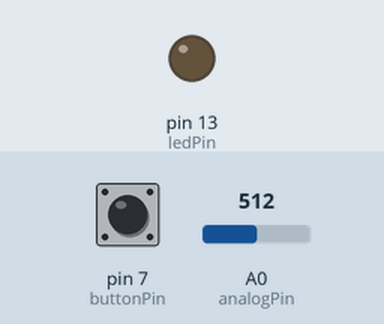
Bench run of a sketch on a simulated Arduino Uno, built with avr-gcc and run on an emulated ATmega328P. Parts: output pins drawn as LEDs (lit = HIGH). Inputs (shaded band) come from the test bench; at power-on: pin 7 (buttonPin) LOW, A0 (analogPin) = 512. What the sketch prints to the serial monitor is not drawn.

Above: at 1.2 s.
1.3 s: pin 7 (buttonPin) pulled HIGH for 0.15 s
At 1.5 s:
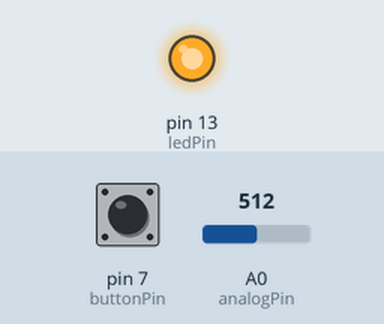
5.1 s: pin 7 (buttonPin) pulled HIGH for 3.2 s
At 9.1 s:
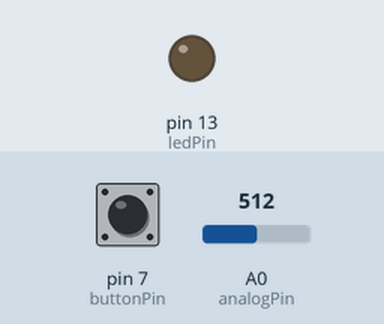
Timing chart, 0 to 10.6 s (numbered marks = the images above; inputs shaded):
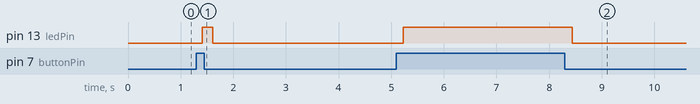

The sketch:

Lab_6.ino
```cpp
#define analogPin A0 //the thermistor attach to
#define beta 3950 //the beta of the thermistor
#define resistance 10 //the value of the pull-down resistor

const int buttonPin = 7; // the number of the pushbutton pin
const int ledPin = 13; // the number of the LED pin
// variables will change:
int buttonState = 0; // variable for reading the pushbutton status

void setup()
{
// initialize the LED pin as an output:
pinMode(ledPin, OUTPUT);
// initialize the pushbutton pin as an input:
pinMode(buttonPin, INPUT);
Serial.begin(9600);
}
void loop()
{
// read the state of the pushbutton value:
buttonState = digitalRead(buttonPin);
int val = analogRead(0);
// check if the pushbutton is pressed.
// if it is, the buttonState is HIGH:
if (buttonState == HIGH) {
// turn LED on:
digitalWrite(ledPin, HIGH);
}
else {
// turn LED off:
digitalWrite(ledPin, LOW);
}


//read thermistor value
long a = analogRead(analogPin);
//the calculating formula of temperature
float tempC = beta /(log((1025.0 * 1 * a - 10) / 100) + beta / 2980.0) - 418.0;
//float tempF = 1.8*tempC + 32.0;//convert centigrade to Fahrenheit
Serial.print("TempC: ");//print&quot; TempC: &quot;
Serial.print(tempC);//print Celsius temperature
Serial.print(" C");//print the unit
Serial.println();
//Serial.print("TempF: ");
// Serial.print(tempF);
// Serial.print(" F");
delay(200); //wait for 200 milliseconds}
}
```

Measured:
- after the input at 1.3 s, pin 13 (ledPin): LOW → HIGH after 0.11 s, → LOW 0.20 s later
- after the input at 5.1 s, pin 13 (ledPin): LOW → HIGH after 0.12 s, → LOW 3.2 s later
